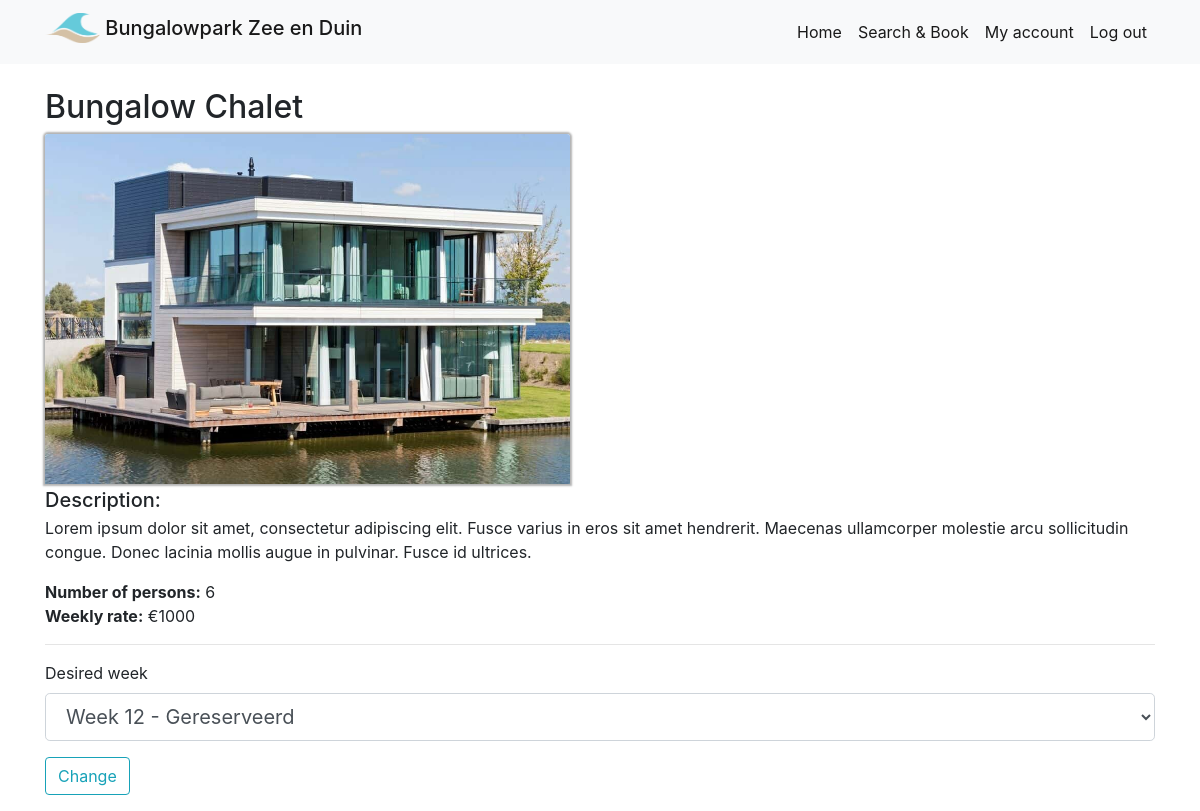
/booking/1/update (signed in), run on an earlier commit of the app's database.
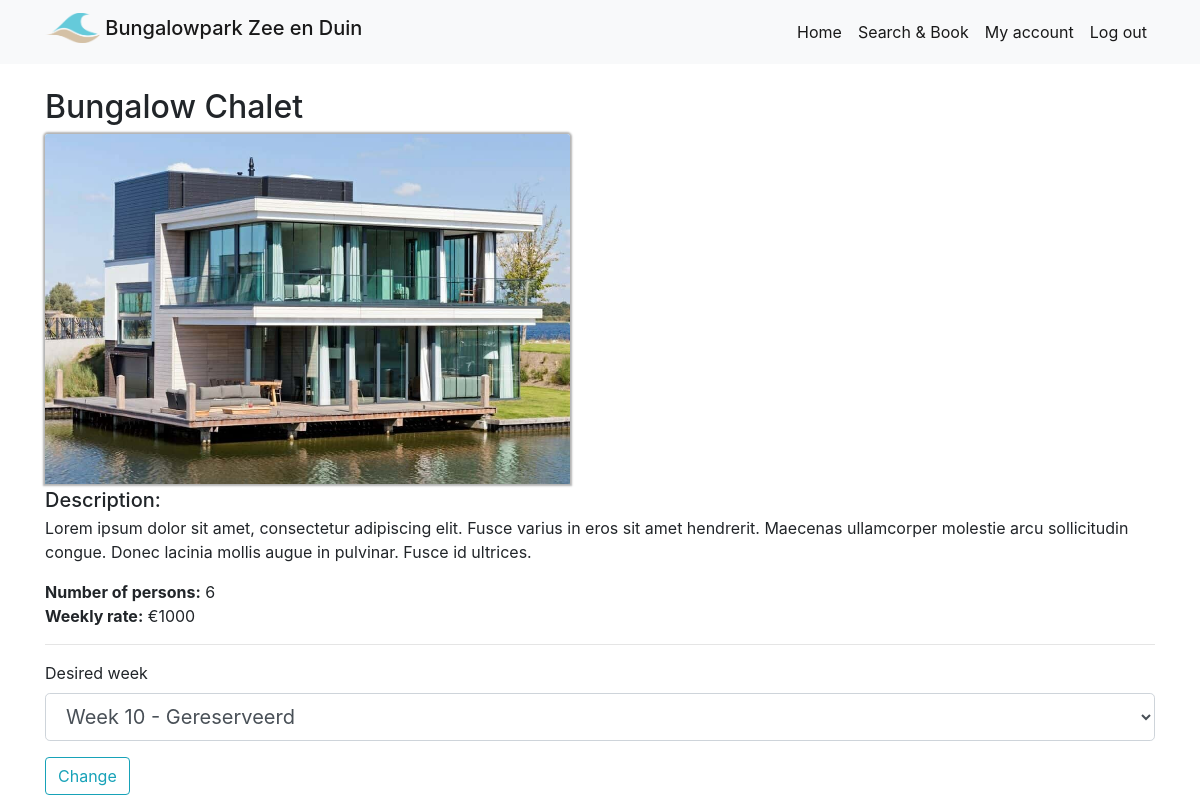
And on a later commit of the database.
### webapp/models.py (models this page shows, shortened)
class Booking(db.Model):
    id = db.Column(db.Integer, primary_key=True)
    guest_id = db.Column(db.Integer, db.ForeignKey('user.id'), nullable=False)
    bungalow_id = db.Column(db.Integer, db.ForeignKey('bungalow.id'), nullable=False)
    week = db.Column(db.String(50), nullable=False)

### webapp/bookings/views.py (the view)
@bookings.route('/booking/<int:booking_id>/update', methods=["POST", "GET"])
@login_required
def update_booking(booking_id):
    booking = Booking.query.get_or_404(booking_id)
    if booking.guest_id != current_user.id:
        abort(403)
    booked_weeks = [x for x, in db.session.query(Booking.week).filter_by(bungalow_id=booking.bungalow_id).all()]
    weekchoices = []
    for x in range(1, 53):
        if str(x) in booked_weeks:
            weekchoices.append((x, f"Week {x} - Gereserveerd"))
        else:
            weekchoices.append((x, f"Week {x}"))
    form = UpdateBookingForm()
    form.week.choices = weekchoices
    if form.validate_on_submit():
        if Booking.query.filter_by(bungalow_id=booking.bungalow_id).filter_by(week=form.week.data).first() is None:
            booking.week = form.week.data
            db.session.commit()
            flash(f"Your booking has been adjusted!", 'success')
            return redirect(url_for('main.account'))
        else:
            flash(f"The bungalow is already reserved on your desired week!", 'danger')
            return redirect(url_for('bookings.update_booking', booking_id=booking_id))
    elif request.method == 'GET':
        form.week.default = booking.week
        form.process()
    return render_template('update_booking.html', form=form, booking=booking, css="bungalow.css")

### webapp/bookings/forms.py
class UpdateBookingForm(FlaskForm):
    week = SelectField('Desired week', coerce=int, validators=[DataRequired()])
    submit = SubmitField('Change')

### webapp/models.py (called while the page is built)
@login_manager.user_loader
def load_user(user_id):
    return User.query.get(int(user_id))

### webapp/bookings/templates/update_booking.html (shortened to what this page needs)
{% extends "base.html" %}
{% block content %}
<div class="container">
    {% if booking.bungalow %}
         <h2 class="mt-4">{{ booking.bungalow.name }}</h2>
            {% if booking.bungalow.bungalow_type == 8 %}
            <img class="card-img-top bungalow-image" src="{{url_for('static', filename='img/8personen.jpg')}}" alt="Card image cap">
            {% elif booking.bungalow.bungalow_type == 6 %}
            <img class="card-img-top bungalow-image" src="{{url_for('static', filename='img/6personen.jpg')}}" alt="Card image cap">
            {% elif booking.bungalow.bungalow_type == 4 %}
            <img class="card-img-top bungalow-image" src="{{url_for('static', filename='img/4personen.jpg')}}" alt="Card image cap">
            {% endif %}
            <h5 class="my-1">Description:</h5>
            <p>{{ booking.bungalow.content }}</p>
            <p>
                <b>Number of persons:</b> {{ booking.bungalow.bungalow_type }}
                <br>
                <b>Weekly rate:</b> €{{ booking.bungalow.weekprice }}
            </p>
            <hr>
            <form action="" method="post">
                <div class="form-group">
                    {{ form.week.label(class="form-control-label") }}
                    {% if form.week.errors %}
                    {{ form.week(class="form-control form-control-lg is-invalid", autocomplete="off") }}
                    <div class="invalid-feedback">
                        {% for error in form.week.errors %}
                            <span>{{ error }}</span>
                        {% endfor %}
                    </div>
                    {% else %}
                        {{ form.week(class="form-control form-control-lg", autocomplete="off") }}
                    {% endif %}
                </div>
                <div class="form-group">
                        {{ form.submit(class="btn btn-outline-info") }}
                </div>
            </form>
        </div>
    {% else %}
    <div class="text-center">
    <h2 class="mt-5">Bungalow does not exist!</h2>
    <a href="{{url_for('bungalows.zoek')}}">Click here to search bungalows</a>
    </div>
    {% endif %}
{% endblock %}

What changed in the data, as far as the page shows it:
changed Booking: week "Week 12 - Gereserveerd" → "Week 10 - Gereserveerd"
